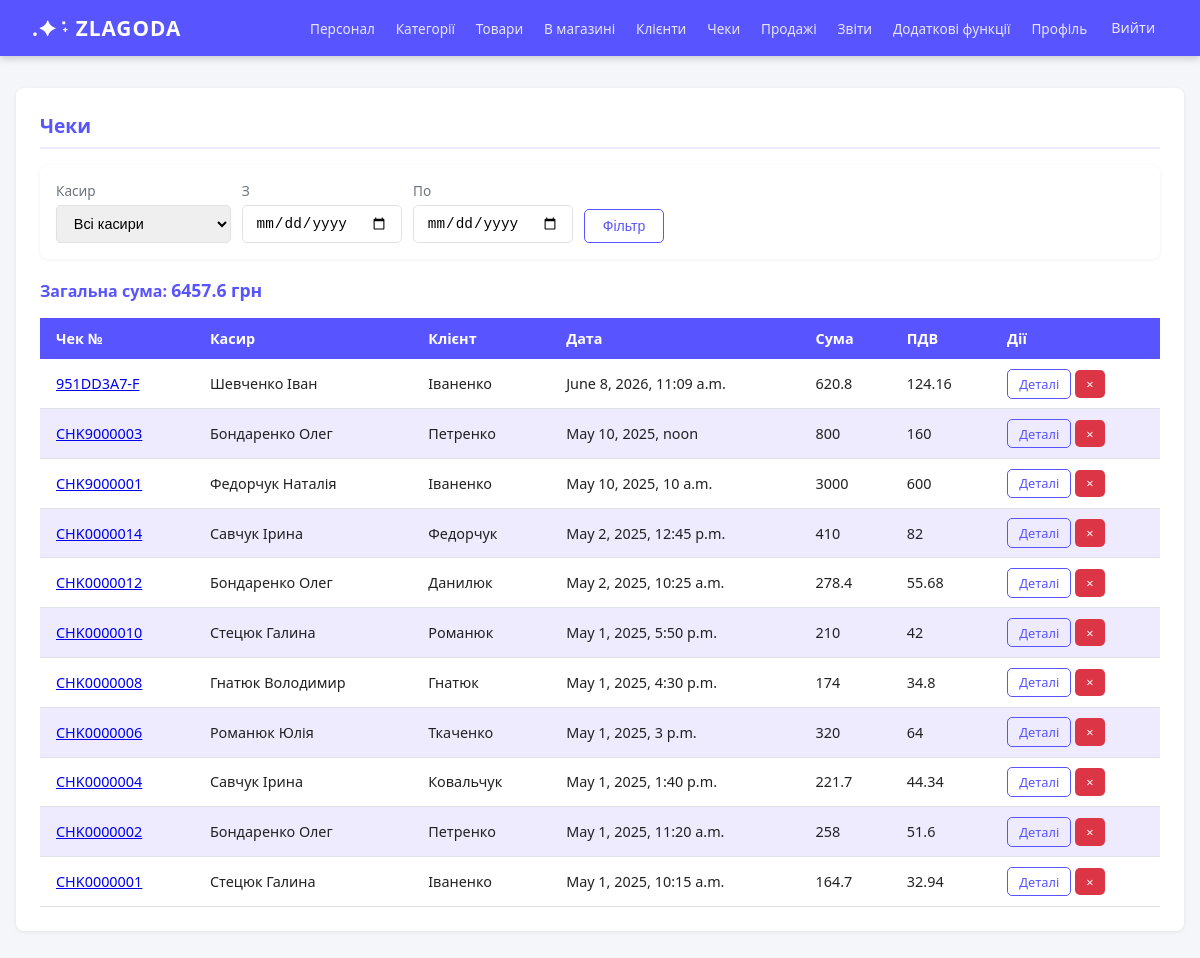
The app's page /checks/ (signed in) with its own data.
### supermarket/models.py (models this page shows)
class Chek(models.Model):
    check_number = models.CharField(max_length=10, primary_key=True)
    id_employee = models.ForeignKey(
        Employee, on_delete=models.DO_NOTHING,
        db_column='id_employee'
    )
    card_number = models.ForeignKey(
        Customer_Card, on_delete=models.DO_NOTHING,
        db_column='card_number', null=True, blank=True
    )
    print_date = models.DateTimeField()
    sum_total = models.DecimalField(max_digits=13, decimal_places=4)
    vat = models.DecimalField(max_digits=13, decimal_places=4)
    class Meta:
        db_table = 'Chek'
        managed = True

### supermarket/views.py (the view)
# urls.py: path('checks/', views.checks_list, name='checks'),
@login_required
def checks_list(request):
    role = get_current_role(request)
    emp_id = request.user.username
    today = date.today().isoformat()
    if is_manager(role):
        filter_emp = request.GET.get('employee_id', '')
        date_from = request.GET.get('date_from', '')
        date_to = request.GET.get('date_to', '')
    else:
        filter_emp = emp_id
        date_from = request.GET.get('date_from', today)
        date_to = request.GET.get('date_to', today)
    checks = db.get_checks(
        employee_id=filter_emp if filter_emp else None,
        date_from=date_from if date_from else None,
        date_to=date_to if date_to else None
    )
    total = db.get_total_sales(
        employee_id=filter_emp if filter_emp else None,
        date_from=date_from if date_from else None,
        date_to=date_to if date_to else None
    )
    cashiers = db.get_cashiers() if is_manager(role) else []
    return render(request, 'supermarket/checks.html', {
        'checks': checks, 'total': total,
        'cashiers': cashiers, 'role': role,
        'filter_emp': filter_emp,
        'date_from': date_from, 'date_to': date_to,
        'today': today,
    })

### supermarket/context_processors.py (called while the page is built)
def user_role(request):
    if request.user.is_authenticated:
        emp_list = db.get_employee_by_id(request.user.username)
        if emp_list:
            return {'role': emp_list[0]['empl_role']}
    return {'role': ''}

### supermarket/db_utils.py (called while the page is built)
def dictfetchall(cursor):
    columns = [col[0] for col in cursor.description]
    return [dict(zip(columns, row)) for row in cursor.fetchall()]

def format_dates(rows):
    for row in rows:
        if row.get('date_of_birth'):
            row['date_of_birth'] = str(row['date_of_birth'])[:10]
        if row.get('date_of_start'):
            row['date_of_start'] = str(row['date_of_start'])[:10]
    return rows

def get_cashiers():
    with connection.cursor() as c:
        c.execute("""
            SELECT id_employee, empl_surname, empl_name, empl_patronymic,
                   empl_role, salary, date_of_birth, date_of_start,
                   phone_number, city, street, zip_code
            FROM Employee
            WHERE empl_role IN ('Cashier', 'Касир')
            ORDER BY empl_surname
        """)
        return format_dates(dictfetchall(c))

def get_employee_by_id(eid):
    with connection.cursor() as c:
        c.execute("""
            SELECT id_employee, empl_surname, empl_name, empl_patronymic,
                   empl_role, salary, date_of_birth, date_of_start,
                   phone_number, city, street, zip_code
            FROM Employee
            WHERE id_employee = %s
        """, [eid])
        return format_dates(dictfetchall(c))

### supermarket/views.py (called while the page is built)
def get_current_emp(request):
    emp_list = db.get_employee_by_id(request.user.username)
    return emp_list[0] if emp_list else None

def get_current_role(request):
    emp = get_current_emp(request)
    if emp:
        return emp['empl_role']
    return None

def is_manager(role):
    return role in ('Manager', 'Менеджер')

### supermarket/templates/supermarket/checks.html (shortened to what this page needs)
{% extends 'supermarket/base.html' %}
{% block content %}
<div class="card">
  <div class="card-title">
    Чеки
  </div>
  <div class="filter-bar">
    <form method="get" style="display:flex;gap:.7rem;flex-wrap:wrap;align-items:flex-end;width:100%">
      {% if role == 'Manager' or role == 'Менеджер' %}
      <div class="form-group">
        <label>Касир</label>
        <select name="employee_id">
          <option value="">Всі касири</option>
        </select>
      </div>
      {% endif %}
      <div class="form-group"><label>З</label><input type="date" name="date_from" value="{{ date_from }}"></div>
      <div class="form-group"><label>По</label><input type="date" name="date_to" value="{{ date_to }}"></div>
      <button class="btn btn-outline">Фільтр</button>
    </form>
  </div>
  <div style="margin-bottom:1rem;font-weight:600;color:var(--green-dark)">
    Загальна сума: <span style="font-size:1.1rem">{{ total }} грн</span>
  </div>
  <div class="table-wrap">
    <table>
      <thead>
        <tr>
          <th>Чек №</th><th>Касир</th><th>Клієнт</th>
          <th>Дата</th><th>Сума</th><th>ПДВ</th><th>Дії</th>
        </tr>
      </thead>
      <tbody>
      {% for ch in checks %}
      <tr>
        <td><a href="{% url 'check_detail' ch.check_number %}">{{ ch.check_number }}</a></td>
        <td>{{ ch.cashier_name }}</td>
        <td>{{ ch.cust_surname|default:"—" }}</td>
        <td>{{ ch.print_date }}</td>
        <td>{{ ch.sum_total }}</td>
        <td>{{ ch.vat }}</td>
        <td>
          <a href="{% url 'check_detail' ch.check_number %}" class="btn btn-outline btn-sm">Деталі</a>
          {% if role == 'Manager' or role == 'Менеджер' %}
          <a href="{% url 'check_delete' ch.check_number %}" class="btn btn-danger btn-sm"
             onclick="return confirm('Видалити чек?')">×</a>
          {% endif %}
        </td>
      </tr>
      {% empty %}
      <tr><td colspan="7" style="text-align:center">Немає чеків</td></tr>
      {% endfor %}
      </tbody>
    </table>
  </div>
</div>
{% endblock %}

### supermarket/static/supermarket/style.css (style rules this page uses)
:root { --green: #5854ff; --green-light: #eeebff; --green-dark: #5854ff; --accent: #f0a500; --text: #222; --muted: #6c757d; --border: #dee2e6; --danger: #dc3545; --white: #fff; }
* { box-sizing: border-box; margin: 0; padding: 0; }
body { font-family: 'Segoe UI', sans-serif; background: #f4f6f9; color: var(--text); min-height: 100vh; }
.card { background: var(--white); border-radius: 8px; padding: 1.5rem; box-shadow: 0 1px 4px rgba(0,0,0,.08); margin-bottom: 1.5rem; }
.card-title { font-size: 1.2rem; font-weight: 600; color: var(--green-dark); margin-bottom: 1rem; padding-bottom: .5rem; border-bottom: 2px solid var(--green-light); }
.table-wrap { overflow-x: auto; }
table { width: 100%; border-collapse: collapse; font-size: .9rem; }
thead th { background: var(--green); color: var(--white); padding: .7rem 1rem; text-align: left; font-weight: 600; }
tbody tr:nth-child(even) { background: var(--green-light); }
tbody td { padding: .6rem 1rem; border-bottom: 1px solid var(--border); }
.btn { display: inline-block; padding: .5rem 1.1rem; border-radius: 5px; border: none; cursor: pointer; font-size: .88rem; font-weight: 500; text-decoration: none; transition: opacity .15s, transform .1s; }
.btn-outline { background: transparent; border: 1px solid var(--green); color: var(--green); }
.btn-danger { background: var(--danger); color: var(--white); }
.btn-sm { padding: .3rem .7rem; font-size: .8rem; }
.form-group { margin-bottom: 1rem; }
label { display: block; font-size: .85rem; font-weight: 500; margin-bottom: .3rem; color: var(--muted); }
input[type=text], input[type=password], input[type=date], input[type=datetime-local], input[type=number], select, textarea { width: 100%; padding: .55rem .8rem; border: 1px solid var(--border); border-radius: 5px; font-size: .9rem; transition: border-color .2s; }
.filter-bar { display: flex; gap: .7rem; align-items: flex-end; flex-wrap: wrap; margin-bottom: 1.2rem; background: var(--white); padding: 1rem; border-radius: 8px; box-shadow: 0 1px 4px rgba(0,0,0,.06); }
.filter-bar .form-group { margin-bottom: 0; min-width: 160px; }

### records on screen
Chek: check_number "951DD3A7-F", cashier_name "Шевченко Іван", cust_surname "Іваненко", print_date "June 8, 2026, 11:09 a.m.", sum_total "620.8", vat "124.16"
Chek: check_number "CHK9000003", cashier_name "Бондаренко Олег", cust_surname "Петренко", print_date "May 10, 2025, noon", sum_total "800", vat "160"
Chek: check_number "CHK9000001", cashier_name "Федорчук Наталія", cust_surname "Іваненко", print_date "May 10, 2025, 10 a.m.", sum_total "3000", vat "600"
Chek: check_number "CHK0000014", cashier_name "Савчук Ірина", cust_surname "Федорчук", print_date "May 2, 2025, 12:45 p.m.", sum_total "410", vat "82"
Chek: check_number "CHK0000012", cashier_name "Бондаренко Олег", cust_surname "Данилюк", print_date "May 2, 2025, 10:25 a.m.", sum_total "278.4", vat "55.68"
Chek: check_number "CHK0000010", cashier_name "Стецюк Галина", cust_surname "Романюк", print_date "May 1, 2025, 5:50 p.m.", sum_total "210", vat "42"
Chek: check_number "CHK0000008", cashier_name "Гнатюк Володимир", cust_surname "Гнатюк", print_date "May 1, 2025, 4:30 p.m.", sum_total "174", vat "34.8"
Chek: check_number "CHK0000006", cashier_name "Романюк Юлія", cust_surname "Ткаченко", print_date "May 1, 2025, 3 p.m.", sum_total "320", vat "64"
Chek: check_number "CHK0000004", cashier_name "Савчук Ірина", cust_surname "Ковальчук", print_date "May 1, 2025, 1:40 p.m.", sum_total "221.7", vat "44.34"
Chek: check_number "CHK0000002", cashier_name "Бондаренко Олег", cust_surname "Петренко", print_date "May 1, 2025, 11:20 a.m.", sum_total "258", vat "51.6"
Chek: check_number "CHK0000001", cashier_name "Стецюк Галина", cust_surname "Іваненко", print_date "May 1, 2025, 10:15 a.m.", sum_total "164.7", vat "32.94"

### other values on screen
{{ total }} "6457.6"
